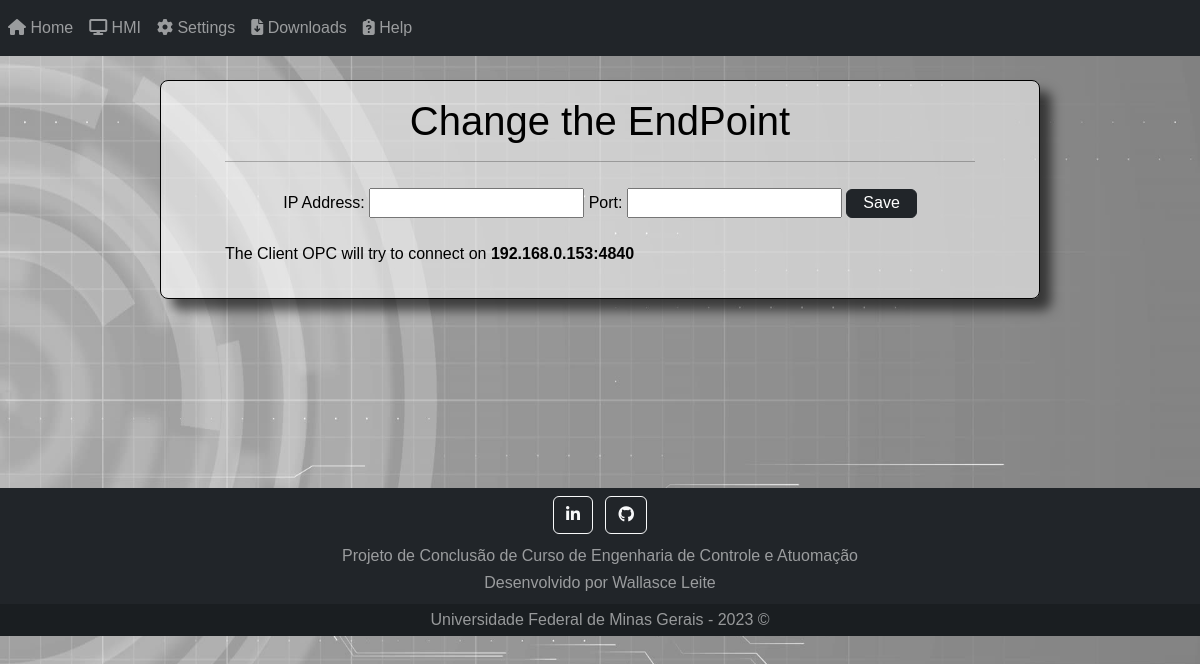
The app's page /settings, older data.
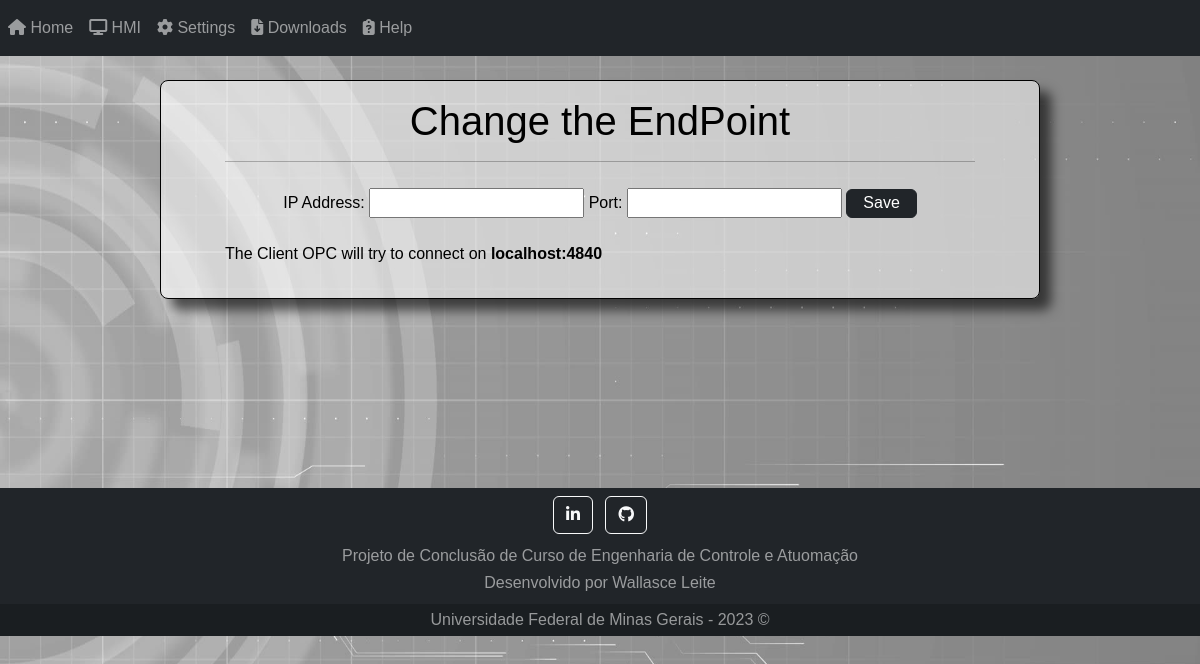
The same page, newer data.
### Settings/models.py (models this page shows, shortened)
class EndPoint(models.Model):
    ipAddress = models.CharField(max_length=15)
    port = models.CharField(max_length=4)

### Settings/views.py (the view)
# urls.py: path("settings", ChangeEndPoint, name = 'ChangeEndPoint'),
def ChangeEndPoint(request):
    form = EndPointForm(request.POST or None)
    if (request.method == 'POST'):
        if (form.is_valid()):
            oldEndPoints = EndPoint.objects.all()
            deleteOldEndpoint(oldEndPoints)
            form.save()
            return redirect("/hmi")
    else:
        parameters = {
            "form" : form,
            "endPoint" : EndPoint.objects.all()
        }
    return render(request, "Settings/settingEndPoint.html", parameters)

### Settings/form.py
class EndPointForm(ModelForm):
    class Meta:
        model = EndPoint
        fields = '__all__'
        labels = {
            "ipAddress": _("IP Address"),
            "port": _("Port"),
        }

### Settings/templates/Settings/settingEndPoint.html (shortened to what this page needs)
<!DOCTYPE html>
{% extends 'webSiteConfig/base.html' %}
{% load static %}
{% block headerTags%}
    <link rel = "stylesheet" href="{% static 'Settings/Style.css' %}">
{% endblock %}
{% block content %}
    <h1> Change the EndPoint </h1>
    <hr>
    <form id="formEndPoint" method="post">
        {{ form }}
        <button id="saveEndPoint" class="btn btn-dark" type="submit">Save</button>
    </form>
    {% for data in endPoint %}
        <br>
        <p> The Client OPC will try to connect on <b>{{ data.ipAddress }}:{{ data.port }}</b>
    {% endfor %}
{% endblock %}

Row changes from the older to the newer data that the page shows:
removed EndPoint: ipAddress "192.168.0.153", port "4840"
added EndPoint: ipAddress "localhost", port "4840"
